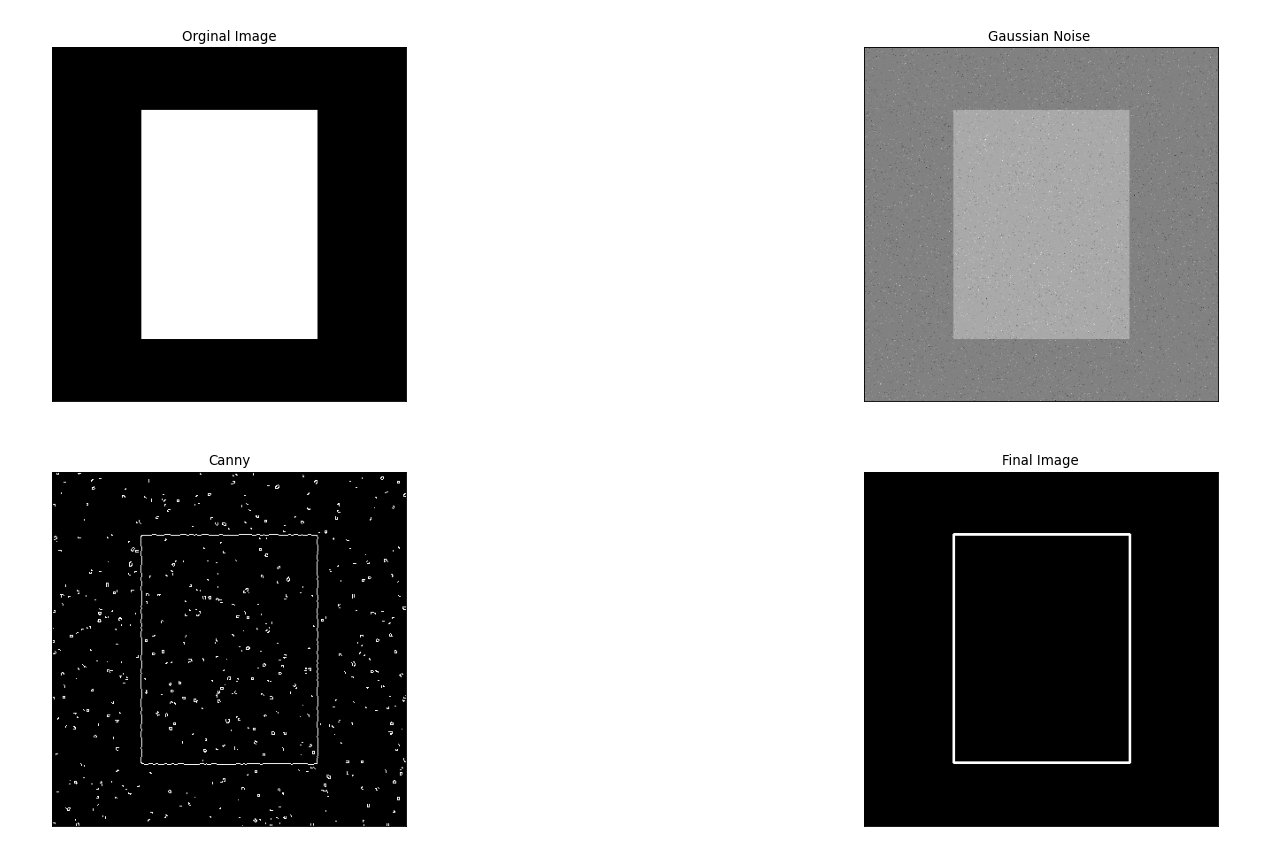

Source code (Python):
import random
import numpy as np
from cv2.cv2 import CV_8S
from matplotlib.pyplot import figure
from scipy import ndimage

figure(num=None, figsize=(16, 16), dpi=80, facecolor='w', edgecolor='k')
from matplotlib import pyplot as plt
import cv2
def createImage():
    img = np.zeros((400,400))
    i=100
    # create the picture we need
    for i in range(400):
        for j in range(400):
            if i>70 and j>100 and i<330 and j<300:
                img[i][j]=255
    return img
def create_gaussian():
    mean = 0
    gaussian = np.random.normal(mean,150,16000)
    return gaussian
def random_gaussian(img,gaussian):
    # Randomly selects pixels
    for i in range(16000):
        row = random.randint(0,399)
        column = random.randint(0,399)
        img[row][column] = img[row][column]+gaussian[i]
    return img


def filterGS(img , filter):
    temp = np.zeros((404, 404))
    for i in range(397):
        for j in range(397):
            for l in range(len(filter[0])):
                t = 0
                for k in range(len(filter[0])):
                    t += img[i + l][k + j] * filter[k][l]
                temp[i][j] += t
    return temp
def gaussians():
    image = createImage()
    imageNoise = random_gaussian(np.copy(image), create_gaussian())

    padding = np.zeros((404, 404))
    temp = np.copy(imageNoise)
    new_image = padding
    new_image[2:402, 2:402] = temp

    Gaussians = np.array(
        [[1, 4, 6, 4, 1], [4, 16, 24, 16, 4], [6, 24, 36, 24, 6], [4, 16, 24, 16, 4], [1, 4, 6, 4, 1]]) / 256
    """
    clean_image = filterGS(new_image, Gaussians)
    afterClean = clean_image[2:402, 2:402]
    result = afterClean[:402, :402]
    """
    result  = cv2.filter2D(imageNoise ,cv2.CV_64F, Gaussians)
    return image , imageNoise , result



def gradient_intensity(img):
    Kx = np.array([[-1, 0, 1], [-2, 0, 2], [-1, 0, 1]], np.int32)
    Ky = np.array([[1, 2, 1], [0, 0, 0], [-1, -2, -1]], np.int32)
    Ix = ndimage.filters.convolve(img, Kx)
    Iy = ndimage.filters.convolve(img, Ky)
    G = np.hypot(Ix, Iy)
    D = np.arctan2(Iy, Ix)
    return (G, D)

def round_angle(angle):
    angle = np.rad2deg(angle)%180
    if (0<=angle<22.5) or (157.5<=angle<180):
        angle=0
    elif 22.5 <= angle < 67.5:
        angle=45
    elif 67.5 <=angle < 112.5:
        angle=90
    elif 112.5<=angle<157.5:
        angle=135
    return  angle

def suppression(img, D):
    M, N = img.shape
    Z = np.zeros((M, N), dtype=np.int32)
    for i in range(M):
        for j in range(N):
            # find neighbour pixels to visit from the gradient directions
            where = round_angle(D[i, j])
            try:
                if where == 0:
                    if (img[i, j] >= img[i, j - 1]) and (img[i, j] >= img[i, j + 1]):
                        Z[i, j] = img[i, j]
                elif where == 90:
                    if (img[i, j] >= img[i - 1, j]) and (img[i, j] >= img[i + 1, j]):
                        Z[i, j] = img[i, j]

                elif where == 135:
                    if (img[i, j] >= img[i - 1, j - 1]) and (img[i, j] >= img[i + 1, j + 1]):
                        Z[i, j] = img[i, j]
                elif where == 45:
                    if (img[i, j] >= img[i - 1, j + 1]) and (img[i, j] >= img[i + 1, j - 1]):
                        Z[i, j] = img[i, j]

            except IndexError as e:
                pass

    return Z


def threshold(img, t, T):
    # define gray value of a WEAK and a STRONG pixel
    cf = {
        'WEAK': np.int32(170),
        'STRONG': np.int32(255),
    }
    # get strong pixel indices
    strong_i, strong_j = np.where(img > T)
    # get weak pixel indices
    weak_i, weak_j = np.where((img >= t) & (img <= T))
    # get pixel indices set to be zero
    zero_i, zero_j = np.where(img < t)
    # set values
    img[strong_i, strong_j] = cf.get('STRONG')
    img[weak_i, weak_j] = cf.get('WEAK')
    img[zero_i, zero_j] = np.int32(0)
    return (img, cf.get('WEAK'))

def tracking(img, weak, strong=255):
    M, N = img.shape
    for i in range(M-1):
        for j in range(N-1):
            if img[i, j] == weak:
                # check if one of the neighbours is strong (=255 by default)
                try:
                    if ((img[i + 1, j] == strong) or (img[i - 1, j] == strong)
                    or (img[i, j + 1] == strong) or (img[i, j - 1] == strong)
                    or (img[i + 1, j + 1] == strong) or (img[i - 1, j - 1] == strong)):
                        img[i, j] = strong
                    else:
                        img[i, j] = 0
                except IndexError as e:
                    pass
    return img

def hough_line(img):
    # Rho and Theta ranges
    thetas = np.deg2rad(np.arange(-90.0, 90.0))
    width, height = img.shape
    diag_len = int( np.ceil(np.sqrt(width * width + height * height)) ) # max_dist
    rhos = np.linspace(-diag_len, diag_len, diag_len * 2)
    # Cache some resuable values
    cos_t = np.cos(thetas)
    sin_t = np.sin(thetas)
    num_thetas = len(thetas)
    # Hough accumulator array of theta vs rho
    accumulator = np.zeros((2 * diag_len, num_thetas))
    y_idxs, x_idxs = np.nonzero(img) # (row, col) indexes to edges
    # Vote in the hough accumulator
    for i in range(len(x_idxs)):
        x = x_idxs[i]
        y = y_idxs[i]
        for t_idx in range(num_thetas):
            # Calculate rho. diag_len is added for a positive index
            rho = int( round(x * cos_t[t_idx] + y * sin_t[t_idx]) + diag_len )
            accumulator[rho, t_idx] += 1
    return accumulator, thetas, rhos

# get the for index of max
def getMax(H1):
    max = []
    for i in range(2):
        maxValue = np.argmax(H1, axis=0)[90]
        max.append( (maxValue, 90))
        H1[maxValue,90] =0
        H1[maxValue-1 ,90] =0
        H1[maxValue + 1, 90] = 0
        maxValue = np.argmax(H1, axis=0)[0]
        max.append( (maxValue, 0))
        H1[maxValue ,0] = 0
        H1[maxValue - 1, 0] = 0
        H1[maxValue + 1, 0] = 0
    return max

def hough_lines_draw(img, indicies, rhos, thetas):
    list =[]
    for i in range(len(indicies)):
        # reverse engineer lines from rhos and thetas
        rho = rhos[indicies[i][0]]
        theta = thetas[indicies[i][1]]
        a = np.cos(theta)
        b = np.sin(theta)
        x0 = a*rho
        y0 = b*rho
        # these are then scaled so that the lines go off the edges of the image
        x1 = int(x0 + 1000*(-b))
        y1 = int(y0 + 1000*(a))
        x2 = int(x0 - 1000 * (-b))
        y2 = int(y0 - 1000 * (a))
        list.append((x1,y1))
    # sort the list to know evry time is the same "no change"
    list.sort()
    cv2.line(img, (list[0][0],list[2][1]),(list[0][0],list[3][1]), (255, 255, 255), 2)
    cv2.line(img, (list[1][0], list[2][1]), (list[1][0], list[3][1]), (255, 255, 255), 2)
    cv2.line(img, (list[0][0], list[2][1]), (list[1][0], list[2][1]), (255, 255, 255), 2)
    cv2.line(img, (list[0][0], list[3][1]), (list[1][0], list[3][1]), (255, 255, 255), 2)
    return  img
if  __name__ == "__main__":

    image, imageNoise , img1 = gaussians()
    img2, D = gradient_intensity(img1)
    img3 = suppression(np.copy(img2), D)
    img4, weak = threshold(np.copy(img3),170,200)
    img5 = tracking(np.copy(img4), weak)
    accumulator, thetas, rhos = hough_line(img5)
    listOfMax = getMax(accumulator)
    img = np.zeros((400,400))
    img  =hough_lines_draw(img, listOfMax , rhos ,thetas)


    plt.subplot(2, 2, 1), plt.imshow(image, cmap="gray"), plt.title('Orginal Image')
    plt.xticks([]), plt.yticks([])
    plt.subplot(2, 2, 2), plt.imshow(imageNoise, cmap="gray"), plt.title('Gaussian Noise ')
    plt.xticks([]), plt.yticks([])
    plt.subplot(2, 2, 3), plt.imshow(img5, cmap="gray"), plt.title('Canny')
    plt.xticks([]), plt.yticks([])
    plt.subplot(2, 2, 4), plt.imshow(img, cmap="gray"), plt.title('Final Image')
    plt.xticks([]), plt.yticks([])



    plt.show()
